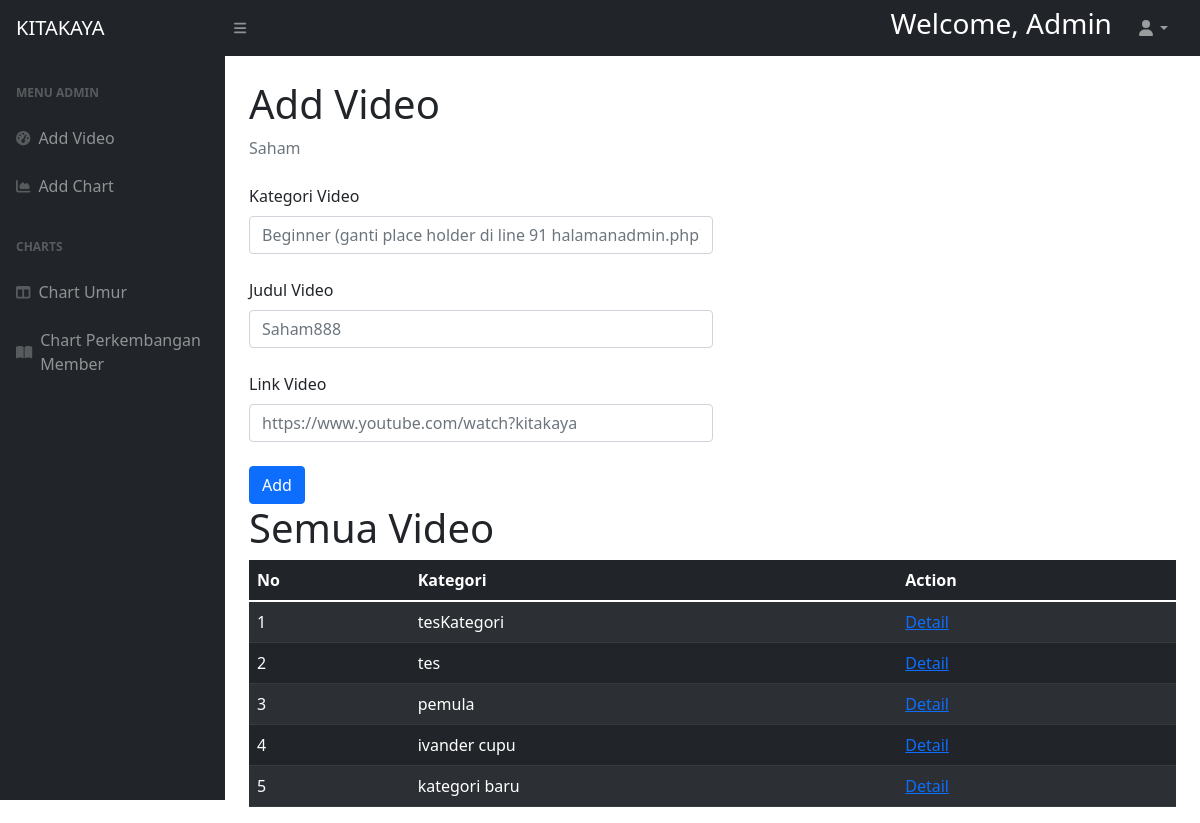
/public/halamanadmin.php, run on the app's committed database.
### tables this page shows
CREATE TABLE `kategori_vid` (
  `id` int(11) NOT NULL,
  `nama_kategori` text NOT NULL
);

### config/database.php (called while the page is built, shortened)
<?php
    class Database{
        private static $instance;
        public $pdo;
        private function __construct()
        {
            $dsn = "mysql:host=".DB_HOST.";dbname=".DB_NAME.";charset=UTF8";
            $options = [
                PDO::ATTR_ERRMODE => PDO::ERRMODE_EXCEPTION,
                PDO::ATTR_DEFAULT_FETCH_MODE => PDO::FETCH_OBJ,
                PDO::ATTR_EMULATE_PREPARES => false
            ];
            try {
                $this->pdo = new PDO($dsn,DB_USER,DB_PASSWORD,$options);
            }
            catch(PDOException $e){
                echo  $e->getMessage();
            }
        }
        static function instance(){
            if(!isset(self::$instance)){
                self::$instance = new Database();
            }
            return self::$instance;
        }
        function query($sql,$args = NULL){
            if (!$args){
                return $this->pdo->query($sql);
            }
            $stmt = $this->pdo->prepare($sql);
            $stmt->execute($args);
            return $stmt;
        }
    }
?>

### models/Video.php (called while the page is built, shortened)
<?php
    class Video{
        public static function getVideo()
        {
            $db=Database::instance();
            $temp=$db->query("SELECT distinct k.nama_kategori, k.id FROM  kategori_vid k LEFT JOIN thread t ON t.f_kategori=k.id AND t.status_video = 1");
            return $temp->fetchAll();
        }
    }
?>

### public/halamanadmin.php (the view, shortened to what this page needs)
<!DOCTYPE html>
<html lang="en">
    <head>
        <link href="https://cdn.jsdelivr.net/npm/simple-datatables@latest/dist/style.css" rel="stylesheet" />
        <link href="../assets/css/punyaadmin.css" rel="stylesheet" />
        <link href="../assets/css/addvideo.css" rel="stylesheet" />
    </head>
    <body class="sb-nav-fixed">
        <nav class="sb-topnav navbar navbar-expand navbar-dark bg-dark">
            <a class="navbar-brand ps-3" href="halamanadmin.php">KITAKAYA</a>
            <button class="btn btn-link btn-sm order-1 order-lg-0 me-4 me-lg-0" id="sidebarToggle" href="#!"><i class="fas fa-bars"></i></button>
            <form class="d-none d-md-inline-block form-inline ms-auto me-0 me-md-3 my-2 my-md-0">
                <div class="input-group">
                    <h3 style="color: white;">Welcome, Admin</h3>
                </div>
            </form>
            <ul class="navbar-nav ms-auto ms-md-0 me-3 me-lg-4">
                <li class="nav-item dropdown">
                    <a class="nav-link dropdown-toggle" id="navbarDropdown" href="#" role="button" data-bs-toggle="dropdown" aria-expanded="false"><i class="fas fa-user fa-fw"></i></a>
                </li>
            </ul>
        </nav>
        <div id="layoutSidenav">
            <div id="layoutSidenav_nav">
                <nav class="sb-sidenav accordion sb-sidenav-dark" id="sidenavAccordion">
                    <div class="sb-sidenav-menu">
                        <div class="nav">
                            <div class="sb-sidenav-menu-heading">Menu Admin</div>
                            <a class="nav-link" href="../public/halamanadmin.php">
                                <div class="sb-nav-link-icon"><i class="fas fa-tachometer-alt"></i></div>
                                Add Video
                            </a>
                            <a class="nav-link" href="../public/halamanaddchart.php">
                                <div class="sb-nav-link-icon"><i class="fas fa-chart-area"></i></div>
                                Add Chart
                            </a>
                            <div class="sb-sidenav-menu-heading">Charts</div>
                            <a class="nav-link collapsed" href="../public/halamanchartumur.php">
                                <div class="sb-nav-link-icon"><i class="fas fa-columns"></i></div>
                                Chart Umur
                            </a>
                            <a class="nav-link collapsed" href="../public/halamanchartperkembangan.php">
                                <div class="sb-nav-link-icon"><i class="fas fa-book-open"></i></div>
                                Chart Perkembangan Member
                            </a>
                        </div>
                    </div>
                </nav>
            </div>
            <div id="layoutSidenav_content">
                <main>
                    <div class="container-fluid px-4">
                        <h1 class="mt-4">Add Video</h1>
                        <ol class="breadcrumb mb-4">
                            <li class="breadcrumb-item active">Saham</li>
                        </ol>
                        <form action="../controllers/vid.php" method="POST">
                            <div>
                                <div class="col-lg-6">
                                    <label for="userName" class="form-label">Kategori Video</label>
                                    <input type="text" class="form-control" placeholder="Beginner (ganti place holder di line 91 halamanadmin.php)" id="nama" name="kategorivideo">
                                </div>
                                <br>
                                <div class="col-lg-6">
                                    <label for="userName" class="form-label">Judul Video</label>
                                    <input type="text" class="form-control" placeholder="Saham888" id="nama" name="judulvideo">
                                </div>
                                <br>
                                <div class="col-lg-6">
                                    <label for="userName" class="form-label">Link Video</label>
                                    <input type="text" class="form-control" placeholder="https://www.youtube.com/watch?kitakaya" id="nama" name="linkvideo">
                                </div>
                            </div>
                            <br>
                            <div class="col-12">
                                    <button type="submit" class="btn btn-primary" name="btnaddvid" >Add</button>
                            </div>
                        </form>
                        <h1>Semua Video</h1>
                        <?php
                            $video = Video::getVideo();
                        ?>
                        <table class="table table-dark table-striped">
                            <thead>
                                <th>No</th>
                                <th>Kategori</th>
                                <th>Action</th>
                            </thead>
                            <tbody>
                                <?php
                                    foreach($video as $idx => $video){
                                        ?>
                                        <tr>
                                            <td><?= $idx + 1 ?></td>
                                            <td><?= $video->nama_kategori ?></td>
                                            <td>
                                                <a href="../controllers/vid.php?idvid=true&id=<?=$video->nama_kategori?>">Detail</a>
                                            </td>
                                        </tr>
                                        <?php
                                    }
                                ?>
                            </tbody>
                        </table>
                    </div>
                </main>
            </div>
        </div>
    </body>
</html>

### data on the page
kategori_vid: nama_kategori "tesKategori"
kategori_vid: nama_kategori "tes"
kategori_vid: nama_kategori "pemula"
kategori_vid: nama_kategori "ivander cupu"
kategori_vid: nama_kategori "kategori baru"
